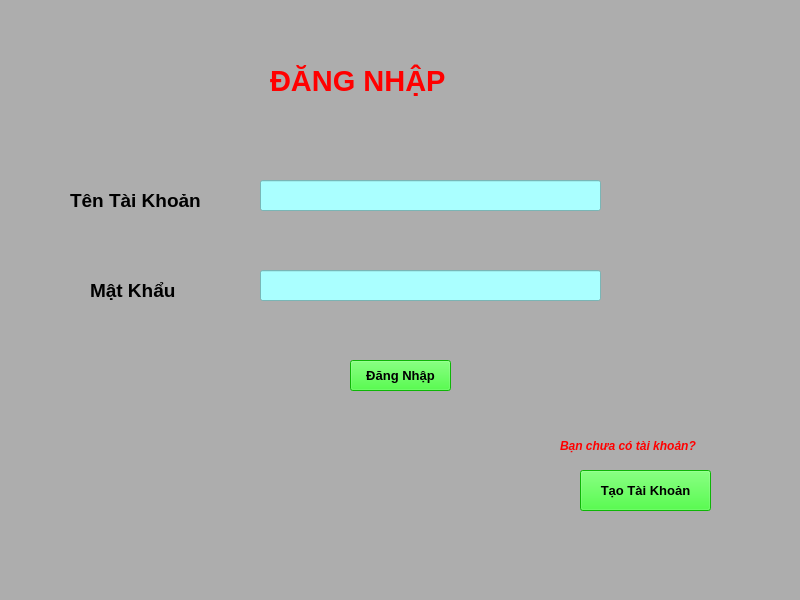
<?xml version="1.0" encoding="UTF-8"?>
<ui version="4.0">
 <class>MainWindow</class>
 <widget class="QMainWindow" name="MainWindow">
  <property name="geometry">
   <rect>
    <x>0</x>
    <y>0</y>
    <width>800</width>
    <height>600</height>
   </rect>
  </property>
  <property name="windowTitle">
   <string>MainWindow</string>
  </property>
  <property name="styleSheet">
   <string notr="true">background-color: rgb(173, 173, 173);</string>
  </property>
  <widget class="QWidget" name="centralwidget">
   <widget class="QLabel" name="label">
    <property name="geometry">
     <rect>
      <x>270</x>
      <y>60</y>
      <width>231</width>
      <height>41</height>
     </rect>
    </property>
    <property name="font">
     <font>
      <pointsize>22</pointsize>
      <weight>75</weight>
      <bold>true</bold>
     </font>
    </property>
    <property name="styleSheet">
     <string notr="true">
color: rgb(255, 0, 0);</string>
    </property>
    <property name="text">
     <string>ĐĂNG NHẬP</string>
    </property>
   </widget>
   <widget class="QLabel" name="label_2">
    <property name="geometry">
     <rect>
      <x>70</x>
      <y>190</y>
      <width>171</width>
      <height>21</height>
     </rect>
    </property>
    <property name="font">
     <font>
      <pointsize>14</pointsize>
      <weight>75</weight>
      <bold>true</bold>
     </font>
    </property>
    <property name="text">
     <string>Tên Tài Khoản</string>
    </property>
   </widget>
   <widget class="QLabel" name="label_3">
    <property name="geometry">
     <rect>
      <x>90</x>
      <y>280</y>
      <width>121</width>
      <height>21</height>
     </rect>
    </property>
    <property name="font">
     <font>
      <pointsize>14</pointsize>
      <weight>75</weight>
      <bold>true</bold>
     </font>
    </property>
    <property name="text">
     <string>Mật Khẩu</string>
    </property>
   </widget>
   <widget class="QLineEdit" name="ten">
    <property name="geometry">
     <rect>
      <x>260</x>
      <y>180</y>
      <width>341</width>
      <height>31</height>
     </rect>
    </property>
    <property name="styleSheet">
     <string notr="true">background-color: rgb(170, 255, 255);
border-top-color: rgb(0, 0, 0);</string>
    </property>
   </widget>
   <widget class="QLineEdit" name="mat_khau">
    <property name="geometry">
     <rect>
      <x>260</x>
      <y>270</y>
      <width>341</width>
      <height>31</height>
     </rect>
    </property>
    <property name="styleSheet">
     <string notr="true">background-color: rgb(170, 255, 255);
border-top-color: rgb(0, 0, 0);</string>
    </property>
    <property name="echoMode">
     <enum>QLineEdit::Password</enum>
    </property>
   </widget>
   <widget class="QPushButton" name="pushButton">
    <property name="geometry">
     <rect>
      <x>350</x>
      <y>360</y>
      <width>101</width>
      <height>31</height>
     </rect>
    </property>
    <property name="font">
     <font>
      <pointsize>10</pointsize>
      <weight>75</weight>
      <bold>true</bold>
     </font>
    </property>
    <property name="styleSheet">
     <string notr="true">background-color: rgb(20, 255, 8);</string>
    </property>
    <property name="text">
     <string>Đăng Nhập</string>
    </property>
   </widget>
   <widget class="QPushButton" name="tao_tk">
    <property name="geometry">
     <rect>
      <x>580</x>
      <y>470</y>
      <width>131</width>
      <height>41</height>
     </rect>
    </property>
    <property name="font">
     <font>
      <pointsize>10</pointsize>
      <weight>75</weight>
      <bold>true</bold>
     </font>
    </property>
    <property name="styleSheet">
     <string notr="true">background-color: rgb(20, 255, 8);</string>
    </property>
    <property name="text">
     <string>Tạo Tài Khoản</string>
    </property>
   </widget>
   <widget class="QLabel" name="label_4">
    <property name="geometry">
     <rect>
      <x>560</x>
      <y>430</y>
      <width>161</width>
      <height>31</height>
     </rect>
    </property>
    <property name="font">
     <font>
      <weight>75</weight>
      <italic>true</italic>
      <bold>true</bold>
     </font>
    </property>
    <property name="styleSheet">
     <string notr="true">color: rgb(255, 0, 0);</string>
    </property>
    <property name="text">
     <string>Bạn chưa có tài khoản?</string>
    </property>
   </widget>
  </widget>
  <widget class="QMenuBar" name="menubar">
   <property name="geometry">
    <rect>
     <x>0</x>
     <y>0</y>
     <width>800</width>
     <height>26</height>
    </rect>
   </property>
  </widget>
  <widget class="QStatusBar" name="statusbar"/>
 </widget>
 <resources/>
 <connections/>
</ui>
